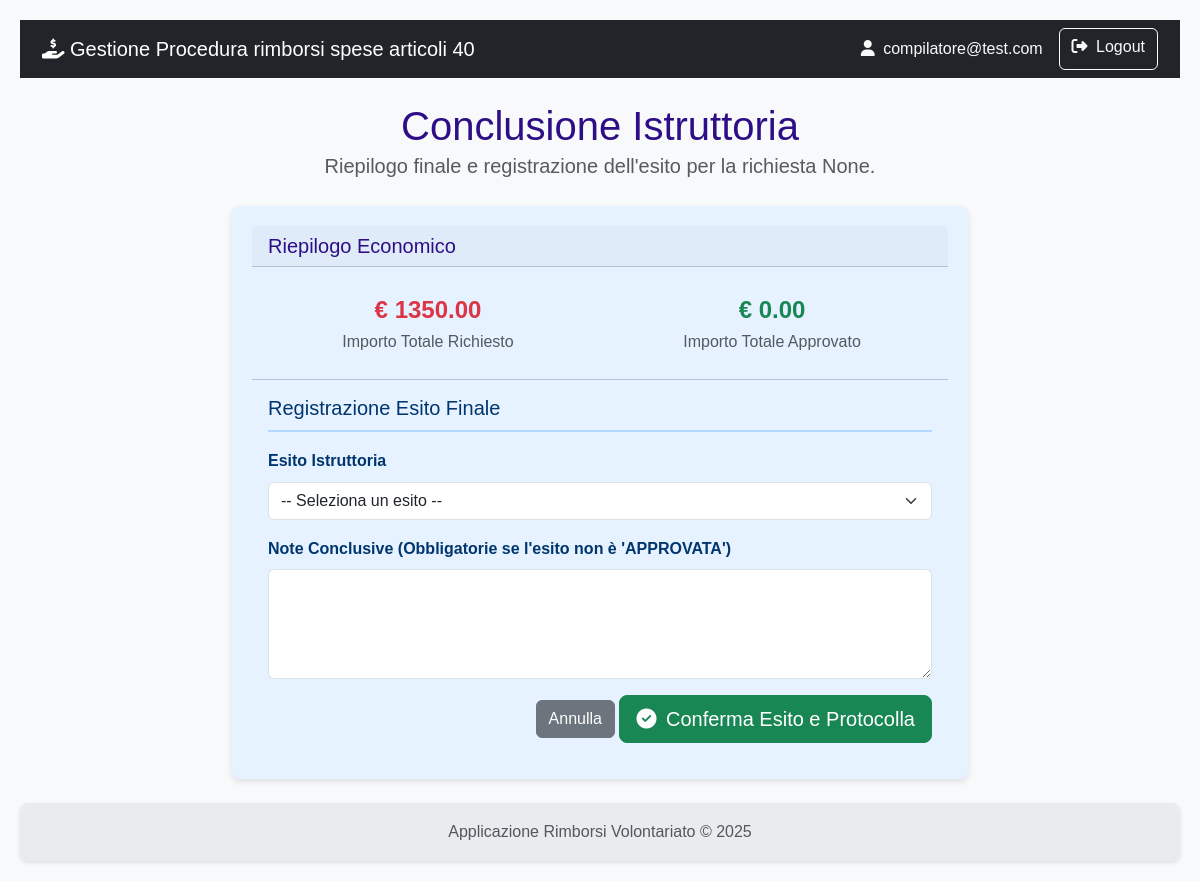
/istruttoria/2/controllo (signed in), run on an earlier commit of the app's database.
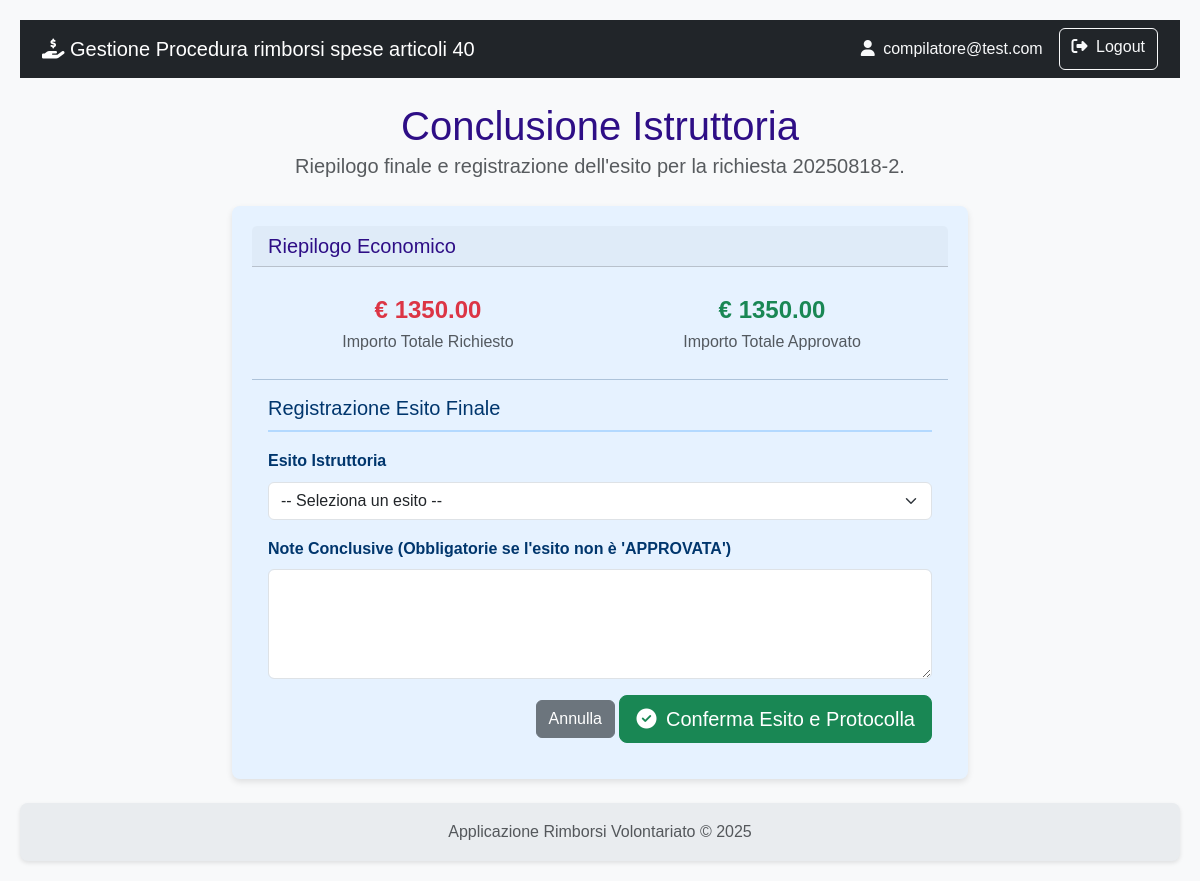
And on a later commit of the database.
### rimborsi/models.py (models this page shows)
class User(db.Model, UserMixin):
    id = db.Column(db.Integer, primary_key=True)
    username = db.Column(db.String(80), nullable=False)
    email = db.Column(db.String(120), nullable=False)
    password_hash = db.Column(db.String(120), nullable=False)
    role = db.Column(db.String(20), nullable=False)
    organizzazioni = db.relationship('Organizzazione', secondary=associazione_utente_organizzazione, back_populates='utenti_compilatori')
    __table_args__ = (
        db.UniqueConstraint('username', name='uq_user_username'),
        db.UniqueConstraint('email', name='uq_user_email'),
    )

class Richiesta(db.Model):
    id = db.Column(db.Integer, primary_key=True)
    stato = db.Column(db.String(1), default='A', nullable=False)
    esito = db.Column(db.String(1))
    attivita_svolta = db.Column(db.Text)
    data_inizio_attivita = db.Column(db.Date)
    data_fine_attivita = db.Column(db.Date)
    numero_volontari_coinvolti = db.Column(db.Integer)
    data_creazione = db.Column(db.DateTime, default=datetime.utcnow)
    data_invio = db.Column(db.DateTime)
    protocollo_invio = db.Column(db.String(50), nullable=True)
    note_istruttoria = db.Column(db.Text, nullable=True)
    data_fine_istruttoria = db.Column(db.DateTime)
    protocollo_istruttoria = db.Column(db.String(50), nullable=True)
    evento_id = db.Column(db.Integer, db.ForeignKey('evento.id'), nullable=False)
    organizzazione_id = db.Column(db.Integer, db.ForeignKey('organizzazione.id'), nullable=False)
    impieghi = db.relationship('ImpiegoMezzoAttrezzatura', backref='richiesta', lazy=True, cascade="all, delete-orphan")
    spese = db.relationship('Spesa', backref='richiesta', lazy=True, cascade="all, delete-orphan")
    __table_args__ = (
        db.UniqueConstraint('protocollo_invio', name='uq_richiesta_protocollo_invio'),
        db.UniqueConstraint('protocollo_istruttoria', name='uq_richiesta_protocollo_istruttoria'),
    )

### rimborsi/istruttoria/routes.py (the view)
@istruttoria_bp.route('/<int:richiesta_id>/controllo')
@login_required
def controlla_istruttoria(richiesta_id):
    richiesta = Richiesta.query.get_or_404(richiesta_id)
    if not richiesta.spese:
        flash('Errore: Impossibile concludere un\'istruttoria senza spese.', 'danger')
        return redirect(url_for('istruttoria.dettaglio_istruttoria', richiesta_id=richiesta.id))
    totale_richiesto = sum(spesa.importo_richiesto for spesa in richiesta.spese)
    totale_approvato = sum(spesa.importo_approvato or 0 for spesa in richiesta.spese)
    return render_template('istruttoria/riepilogo_conclusione.html',
                           richiesta=richiesta,
                           totale_richiesto=totale_richiesto,
                           totale_approvato=totale_approvato)

### rimborsi/templates/istruttoria/riepilogo_conclusione.html (shortened to what this page needs)
{% extends 'base.html' %}
{% block content %}
    <div class="text-center mb-4">
        <h1 class="mb-0">Conclusione Istruttoria</h1>
        <p class="lead text-muted">Riepilogo finale e registrazione dell'esito per la richiesta <strong>{{ richiesta.protocollo_invio }}</strong>.</p>
    </div>
    <div class="row justify-content-center">
        <div class="col-lg-8">
            <div class="card shadow-sm">
                <div class="card-header">
                    <h5 class="mb-0">Riepilogo Economico</h5>
                </div>
                <div class="card-body">
                    <div class="row text-center">
                        <div class="col">
                            <div class="stat-box p-2">
                                <span class="fs-4 fw-bold text-danger">&euro; {{ "%.2f"|format(totale_richiesto) }}</span>
                                <br><span class="text-muted">Importo Totale Richiesto</span>
                            </div>
                        </div>
                        <div class="col">
                            <div class="stat-box p-2">
                                <span class="fs-4 fw-bold text-success">&euro; {{ "%.2f"|format(totale_approvato) }}</span>
                                <br><span class="text-muted">Importo Totale Approvato</span>
                            </div>
                        </div>
                    </div>
                </div>
                <hr class="my-0">
                <div class="card-body">
                    <h5 class="card-title mb-3">Registrazione Esito Finale</h5>
                    <form action="{{ url_for('istruttoria.concludi_istruttoria', richiesta_id=richiesta.id) }}" method="POST">
                        <div class="mb-3">
                            <label for="esito" class="form-label fw-bold">Esito Istruttoria</label>
                            <select name="esito" id="esito" class="form-select" required>
                                <option value="" disabled selected>-- Seleziona un esito --</option>
                            </select>
                        </div>
                        <div class="mb-3">
                            <label for="note_istruttoria" class="form-label fw-bold">Note Conclusive (Obbligatorie se l'esito non è 'APPROVATA')</label>
                            <textarea name="note_istruttoria" id="note_istruttoria" class="form-control" rows="4">{{ richiesta.note_istruttoria or '' }}</textarea>
                        </div>
                        <div class="text-end">
                            <a href="{{ url_for('istruttoria.dettaglio_istruttoria', richiesta_id=richiesta.id) }}" class="btn btn-secondary">Annulla</a>
                            <button type="submit" class="btn btn-success btn-lg" onclick="return confirm('Sei sicuro di voler concludere e protocollare l\'istruttoria? L\'azione è irreversibile.');">
                                <i class="fas fa-check-circle me-1"></i> Conferma Esito e Protocolla
                            </button>
                        </div>
                    </form>
                </div>
            </div>
        </div>
    </div>
{% endblock %}

### rimborsi/templates/base.html (shortened to what this page needs)
<!doctype html>
<html lang="it" class="h-100">
<head>
    <link href="https://cdn.jsdelivr.net/npm/bootstrap@5.3.3/dist/css/bootstrap.min.css" rel="stylesheet" xintegrity="sha384-QWTKZyjpPEjISv5WaRU9OFeRpok6YctnYmDr5pNlyT2bRjXh0JMhjY6hW+ALEwIH">
    <link rel="stylesheet" href="https://cdnjs.cloudflare.com/ajax/libs/font-awesome/6.5.2/css/all.min.css" xintegrity="sha512-SnH5WK+bZxgPHs44uWIX+LLJAJ9/2PkPKZ5QiAj6Ta86w+fsb2TkcmfRyVX3pBnMFcV7oQPJkl9QevSCWr3W6A==" />
    <link rel="stylesheet" href="{{ url_for('static', filename='css/styles.css') }}">
</head>
<body>
    <nav class="navbar navbar-expand-lg navbar-dark bg-dark">
        <div class="container">
            <a class="navbar-brand" href="{{ url_for('auth.index') }}">
                <i class="fas fa-hand-holding-dollar"></i>
                Gestione Procedura rimborsi spese articoli 40
            </a>
            <div class="collapse navbar-collapse" id="navbarNav">
                <div class="d-flex ms-auto">
                    {% if current_user.is_authenticated %}
                        <span class="navbar-text me-3 text-light">
                            <i class="fas fa-user me-1"></i> {{ current_user.email }}
                        </span>
                        <a href="{{ url_for('auth.logout') }}" class="btn btn-outline-light">
                            <i class="fas fa-sign-out-alt me-1"></i> Logout
                        </a>
                    {% else %}
                        <a href="{{ url_for('auth.registrati') }}" class="btn btn-outline-light me-2">Registrati</a>
                        <a href="{{ url_for('auth.login') }}" class="btn btn-outline-light">Login</a>
                    {% endif %}
                </div>
            </div>
        </div>
    </nav>
    <main class="container my-4">
        {% block content %}{% endblock %}
    </main>
    <footer class="footer mt-auto py-3">
        <div class="container text-center">
            <span class="text-muted">Applicazione Rimborsi Volontariato &copy; 2025</span>
        </div>
    </footer>
</body>
</html>

### rimborsi/static/css/styles.css (style rules this page uses)
:root { --color-primary: #2e0e86; --color-primary-hover: #142fca; --color-text-light: #ffffff; --color-card-bg: #e6f2ff; --color-card-text: #00366d; --color-bg: #f4f4f4; --color-text-dark: #333; --color-link: #0055a4; --border-radius: 8px; --box-shadow: 0 2px 4px rgba(0, 0, 0, 0.1); --box-shadow-card: 0 3px 6px rgba(0, 0, 0, 0.1); --transition-standard: all 0.3s ease; }
body { font-family: Arial, sans-serif; background-color: var(--color-bg); color: var(--color-text-dark); margin: 0; padding: 20px; line-height: 1.6; }
h1, h2, h3, h4, h5, h6 { color: var(--color-primary); margin-top: 0; }
a { color: var(--color-link); text-decoration: none; }
.card { flex: 1; background-color: var(--color-card-bg); color: var(--color-card-text); border-radius: var(--border-radius); padding: 20px; box-shadow: var(--box-shadow-card); transition: transform 0.2s ease-in-out; border: none; }
.card h2, .card h5.card-title { margin-top: 0; border-bottom: 2px solid #b3d9ff; padding-bottom: 10px; color: var(--color-card-text); }
.card-body i { transition: var(--transition-standard); }
.shadow-sm { box-shadow: var(--box-shadow-card) !important; }
.text-center { text-align: center; }
.footer { display: flex; justify-content: left; gap: 20px; background-color: var(--color-primary); padding: 15px 20px; border-radius: var(--border-radius); margin-top: 20px; box-shadow: var(--box-shadow); }

### rimborsi/templates/base.html (style rules this page uses)
body { display: flex; flex-direction: column; min-height: 100vh; background-color: #f8f9fa; }
main { flex: 1; }
.footer { background-color: #e9ecef; }

What changed in the data, as far as the page shows it:
changed Richiesta: protocollo_invio "None" → "20250818-2"
Also different on the page:
{{ "%.2f"|format(totale_approvato) }}: "0.00" → "1350.00"
